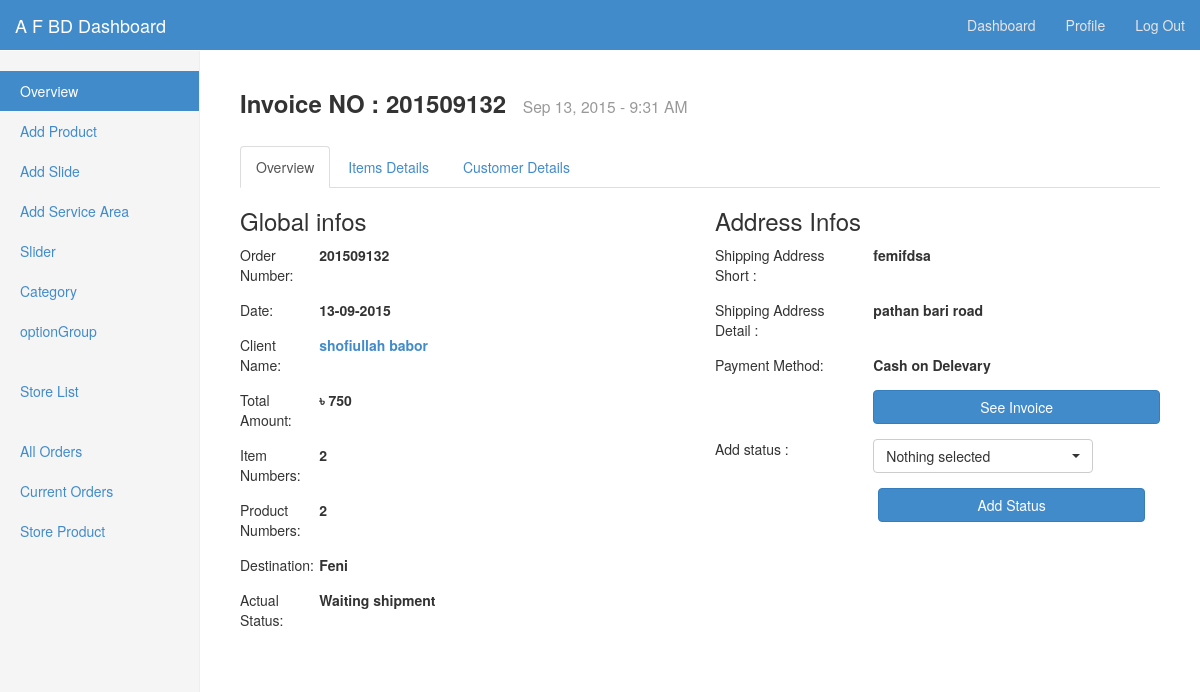
The app's page /orderDetail.php?oUid=201509132 (signed in) with its own data.
### tables this page shows
CREATE TABLE IF NOT EXISTS `orders` (
`OrderID` bigint(20) NOT NULL,
  `OrderUniqueId` bigint(20) NOT NULL,
  `OrderUserID` int(11) NOT NULL,
  `OrderGuestName` varchar(250) NOT NULL,
  `OrderAmount` float NOT NULL,
  `OrderQuntity` int(11) NOT NULL,
  `OrderShipName` varchar(100) NOT NULL,
  `OrderShipAddress` varchar(500) NOT NULL,
  `OrderCity` varchar(50) NOT NULL,
  `OrderZip` varchar(20) NOT NULL,
  `OrderCountry` varchar(50) NOT NULL,
  `OrderPhone` varchar(20) NOT NULL,
  `OrderMobile` varchar(20) NOT NULL,
  `OrderShippingCost` float NOT NULL,
  `OrderTax` float NOT NULL,
  `OrderEmail` varchar(100) NOT NULL,
  `OrderDate` timestamp NOT NULL DEFAULT CURRENT_TIMESTAMP,
  `OrderShipped` tinyint(1) NOT NULL DEFAULT '0',
  `OrderStatus` int(11) NOT NULL DEFAULT '0'
);

### db.php (called while the page is built, shortened)
<?php
	function clean($str) {
		$str = @trim($str);
		return mysql_real_escape_string($str);
	}
?>

### orderDetail.php (the view, shortened to what this page needs)
<?php
    require_once('db.php');
?>
<?php
	if(isset($_GET['oUid'])){
		$order_uniq_id = clean($_GET['oUid']);
        $sql_for_order = "SELECT * FROM orders WHERE OrderUniqueId={$order_uniq_id} ";
        $rs_for_order = mysql_query($sql_for_order);
        $order_overview = mysql_fetch_array($rs_for_order);
	}
?>
<!DOCTYPE html>
<html lang="en">
  <head>
    <link rel="stylesheet" type="text/css" href="css/bootstrap.css">
    <link rel="stylesheet" type="text/css" href="css/bootstrap-select.css">
	<link href='css/font-awesome.min.css' rel='stylesheet' type='text/css'/>
    <link rel="stylesheet" type="text/css" href="css/camera.css">
    <link rel="stylesheet" type="text/css" href="dashboard.css">
  </head>
  <body>
    <?php require_once('include/dashbord_top_menu_bar.php'); ?>
    <div class="container-fluid">
      <div class="row">
        <div class="col-sm-3 col-md-2 sidebar">
          <?php require_once('include/dashbord_sideBar.php'); ?>
        </div>
        <div class="col-sm-9 col-sm-offset-3 col-md-10 col-md-offset-2 main">
        <div id="main-content">
            <div class="page-title">
                <h3><strong style="margin-right:10px;">Invoice NO : <?php echo $order_overview['OrderUniqueId']; ?></strong>
                    <small> <?php echo date('M d, Y - g:i A', strtotime($order_overview['OrderDate'])); ?></small></h3>
                <br>
            </div>
            <div class="row">
                <div class="col-md-12">
                    <div class="tabcordion">
                        <ul id="myTab" class="nav nav-tabs">
                            <li class="active"><a href="#order_resume" data-toggle="tab">Overview</a></li>
                            <li><a href="#order_details" data-toggle="tab">Items Details</a></li>
                            <li><a href="#customer_details" data-toggle="tab">Customer Details</a></li>
                        </ul>
                        <div id="myTabContent" class="tab-content">
                            <div class="tab-pane fade active in" id="order_resume">
                                <div class="row p-20">
                                    <div class="col-md-6">
                                        <h3 class="m-t-0 m-b-20">Global infos</h3>
                                        <form class="form-horizontal p-20">
                                            <div class="form-group">
                                                <div class="col-sm-2">Order Number:
                                                </div>
                                                <div class="col-sm-7">
                                                    <strong> <?php echo $order_overview['OrderUniqueId']; ?> </strong>
                                                </div>
                                            </div>
                                            <div class="form-group">
                                                <div class="col-sm-2">Date:
                                                </div>
                                                <div class="col-sm-7">
                                                    <strong> <?php echo date('d-m-Y', strtotime($order_overview['OrderDate'])); ?> </strong>
                                                </div>
                                            </div>
                                            <div class="form-group">
                                                <div class="col-sm-2">Client Name:
                                                </div>
                                                <div class="col-sm-7">
                                                    <strong><a href="#" data-rel="tooltip" title="Edit customer"><?php echo $order_overview['OrderGuestName']; ?></a></strong>
                                                </div>
                                            </div>
                                            <div class="form-group">
                                                <div class="col-sm-2">Total Amount:
                                                </div>
                                                <div class="col-sm-7">
                                                    <strong>৳ <?php echo $order_overview['OrderAmount']; ?> </strong>
                                                </div>
                                            </div>
                                            <div class="form-group">
                                                <div class="col-sm-2">Item Numbers:
                                                </div>
                                                <div class="col-sm-7">
                                                    <strong> <?php echo $order_overview['OrderQuntity']; ?> </strong>
                                                </div>
                                            </div>
                                            <div class="form-group">
                                                <div class="col-sm-2">Product Numbers:
                                                </div>
                                                <div class="col-sm-7">
                                                    <strong> <?php
                                                    $sql_for_product_count = "SELECT SUM(DetailQuantity) AS qun FROM orderdetails WHERE DetailOrderIDUnique={$order_uniq_id} ";
                                                    $rs_for_product_count = mysql_fetch_array(mysql_query($sql_for_product_count));
                                                    echo $rs_for_product_count['qun'];
                                                     ?> </strong>
                                                </div>
                                            </div>
                                            <div class="form-group">
                                                <div class="col-sm-2">Destination:
                                                </div>
                                                <div class="col-sm-7">
                                                    <strong> <?php echo $order_overview['OrderCity']; ?> </strong>
                                                </div>
                                            </div>
                                            <div class="form-group">
                                                <div class="col-sm-2">Actual Status:
                                                </div>
                                                <div class="col-sm-7">
                                                    <strong>Waiting shipment</strong>
                                                </div>
                                            </div>
                                        </form>
                                    </div>
                                    <div class="col-md-6">
                                        <h3 class="m-t-0 m-b-20">Address Infos</h3>
                                        <form class="form-horizontal p-20">
                                            <div class="form-group">
                                                <div class="col-sm-4">
                                                    Shipping Address Short :
                                                </div>
                                                <div class="col-sm-8">
                                                    <strong> <?php echo $order_overview['OrderShipName']; ?> </strong>
                                                </div>
                                            </div>
                                            <div class="form-group">
                                                <div class="col-sm-4">
                                                    Shipping Address Detail :
                                                </div>
                                                <div class="col-sm-8">
                                                    <strong> <?php echo $order_overview['OrderShipAddress']; ?> </strong>
                                                </div>
                                            </div>
                                            <div class="form-group">
                                                <div class="col-sm-4">
                                                    Payment Method:
                                                </div>
                                                <div class="col-sm-8">
                                                    <strong>Cash on Delevary</strong>
                                                </div>
                                            </div>
                                            <div class="form-group m-t-60">
                                                <div class="col-sm-8 col-sm-offset-4">
                                                    <a class="btn btn-block btn-primary" href="#">See Invoice</a>
                                                </div>
                                            </div>
                                        </form>
                                        <form id="addStasusForm" name="addStasusForm" class="form-horizontal p-20 " method="post" action="" >
                                            <div class="form-group">
                                                <div class="col-sm-4">
                                                    Add status :
                                                </div>
                                                <div class="col-sm-8">
                                                </div>
                                            </div>
                                            <div class="col-sm-8 col-sm-offset-4">
                                                <button type="submit" name="addStatus" class="btn btn-block btn-primary" >
                                                    Add Status
                                                </button>
                                            </div>
                                        </form>
                                    </div>
                                </div>
                            </div>
                        </div>
                    </div>
                </div>
            </div>
        </div>
        </div>
      </div>
    </div>
  </body>
</html>

### dashboard.css (style rules this page uses)
body { padding-top: 50px; }
.sidebar { display: none; }
@media (min-width: 768px) { .sidebar { position: fixed; top: 51px; bottom: 0; left: 0; z-index: 1000; display: block; padding: 20px; overflow-x: hidden; overflow-y: auto; background-color: #f5f5f5; border-right: 1px solid #eee; } }
.main { padding: 20px; }
@media (min-width: 768px) { .main { padding-right: 40px; padding-left: 40px; } }

### records on screen
orders: OrderUniqueId "201509132", OrderDate "Sep 13, 2015 - 9:31 AM", OrderDate "13-09-2015", OrderGuestName "shofiullah babor", OrderAmount "750", OrderQuntity "2", OrderCity "Feni", OrderShipName "femifdsa", OrderShipAddress "pathan bari road"

### other values on screen
$rs_for_product_count['qun'] "2"
